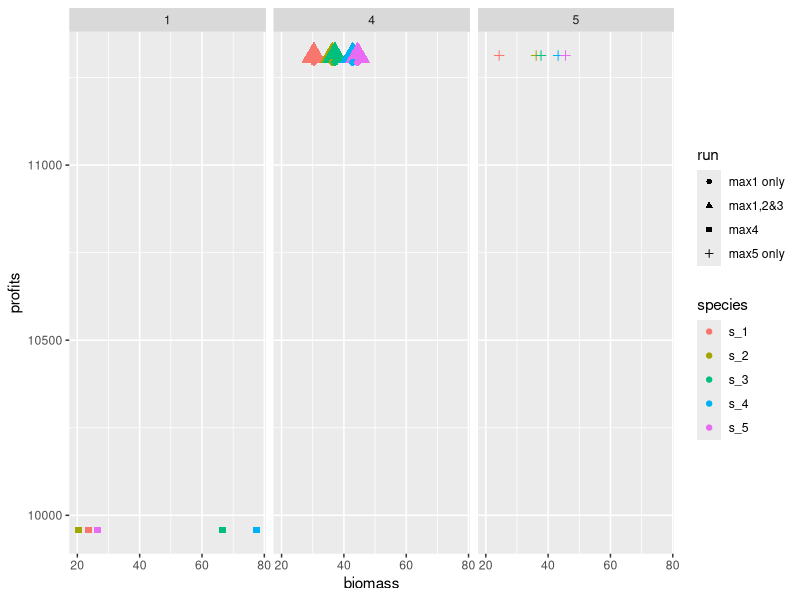

This chart was generated by the following R code: (Note: this script raises an error after producing the figure.)
## ---- chunk 1
knitr::opts_chunk$set(echo = TRUE)
library(tidyverse)
library(here)
## ---- chunk 2
five_basket_biomass <-  read_csv(here("working_model", "scratch", "optim", "data", "five_basket_biomass.csv"))
five_basket_profits <-  read_csv(here("working_model", "scratch", "optim", "data", "five_basket_profit.csv"))
four_basket_biomass <-  read_csv(here("working_model", "scratch", "optim", "data", "four_basket_biomass.csv"))
four_basket_profits <-  read_csv(here("working_model", "scratch", "optim", "data", "four_basket_profit.csv"))
three_basket_biomass <-  read_csv(here("working_model", "scratch", "optim", "data", "three_basket_biomass.csv"))
three_basket_profits <-  read_csv(here("working_model", "scratch", "optim", "data", "three_basket_profits.csv"))
two_basket_biomass <-  read_csv(here("working_model", "scratch", "optim", "data", "two_basket_biomass.csv"))
two_basket_profits <-  read_csv(here("working_model", "scratch", "optim", "data", "two_basket_profits.csv"))
one_basket_biomass <-  read_csv(here("working_model", "scratch", "optim", "data", "one_basket_biomass.csv"))
one_basket_profits <-  read_csv(here("working_model", "scratch", "optim", "data", "one_basket_profits.csv"))

max(five_basket_profits$profit)
max(four_basket_profits$V1)
max(three_basket_profits$V1)
max(two_basket_profits$V1) -max(one_basket_profits$profits)

five_basket_names <- five_basket_profits %>% 
  mutate(profits = profit,
         basket = 5) %>% 
  select(profits, basket)

four_basket_names <- four_basket_profits %>% 
  mutate(profits = V1,
         basket = 4) %>% 
  select(profits, basket)

three_basket_names <- three_basket_profits %>% 
  mutate(profits = V1,
         basket = 3) %>% 
  select(profits, basket)

two_basket_names <- two_basket_profits %>% 
  mutate(profits = V1,
         basket = 2) %>% 
  select(profits, basket)

colnames(one_basket_profits) <- "profits"

one_basket_names <- one_basket_profits %>% 
  mutate(basket = 1) %>% 
  select(profits, basket)

kat_one_both <- one_basket_biomass %>%
  merge(one_basket_names) %>% 
  unique()
kat_two_both <- two_basket_names %>%
  merge(two_basket_biomass) %>% 
  unique()
kat_three_both <- three_basket_names %>%
  merge(three_basket_biomass) %>% 
  unique()

kat_four_both <- four_basket_names %>%
  merge(four_basket_biomass) %>% 
  unique()

kat_five_both <- five_basket_names %>%
  merge(five_basket_biomass) %>% 
  unique()

kat_pivot_three <- kat_three_both %>% 
  group_by(profits) %>% 
  pivot_wider(names_from = species, values_from = biomass) %>% ungroup() 

kat_pivot_two <- kat_two_both %>% 
  group_by(profits) %>% 
  pivot_wider(names_from = species, values_from = biomass) %>% ungroup()

kat_pivot_four <- kat_four_both %>% 
  group_by(profits) %>% 
  pivot_wider(names_from = species, values_from = biomass) %>% ungroup()

kat_pivot_three<-kat_pivot_three[names(kat_one_both)]
kat_pivot_two<-kat_pivot_two[names(kat_one_both)]
kat_pivot_four<-kat_pivot_four[names(kat_one_both)]
kat_five_both<-kat_five_both[names(kat_one_both)]


# This is for all
full_df_kat_w <- rbind(kat_one_both,kat_pivot_two,kat_pivot_three,kat_pivot_four,kat_five_both)

full_df_kat <- rbind(kat_one_both,kat_pivot_two,kat_pivot_three,kat_pivot_four,kat_five_both) %>% 
  pivot_longer(cols = c(s_1:s_5), names_to = 'species', values_to = 'biomass')

kat_summary_pft <- full_df_kat  %>%
  arrange(-profits) %>% 
  head(15) %>% 
  pivot_wider(names_from = species, values_from = biomass) %>% 
  unique()

kat_sum_s1 <- full_df_kat_w %>% 
  arrange(-s_1) %>% 
  head(1)

kat_sum_s2 <- full_df_kat_w %>% 
  arrange(-s_2) %>% 
  head(1)

kat_sum_s3 <- full_df_kat_w %>% 
  arrange(-s_3) %>% 
  head(1)

kat_sum_s4 <- full_df_kat_w %>% 
  arrange(-s_4) %>% 
  head(1)

graphable_summ <- rbind(kat_summary_pft, kat_sum_s1, kat_sum_s2, kat_sum_s3, kat_sum_s4) %>%
  round(3) %>% 
  unique() %>%
  mutate(run = c('max5 only', 'max1,2&3', 'max1 only', 'max4')) %>%
  mutate(pftz = c('N', 'Y', 'N', 'N')) %>% 
  pivot_longer(cols = c(s_1:s_5), names_to = "species", values_to = "biomass")

## ---- chunk 3
#bio v pft

ggplot(graphable_summ, aes(x = biomass, y = profits, color = species, shape = run, size = pftz))+
  geom_point()+
  facet_wrap(~basket)+ guides(size=FALSE)

## ---- chunk 4
profit_plot <- ggplot(full_df, aes(x = profits, y = baskets)) +
  stat_boxplot(geom ="errorbar", aes(group = as_factor(baskets)),
               width = 0.2) +
  geom_boxplot(aes(group = as_factor(baskets)),
               width = 0.5, 
               fatten = 1) +
  geom_jitter(aes(x = profits, y = baskets, color = ),
             height = 0.1,
             size = 0.4,
             color = "firebrick",
             alpha = 0.5) +
  coord_flip()+
  theme_bw(base_size = 15) +
  expand_limits(x = 11500) +
  theme(#panel.grid = element_blank(),
        axis.ticks.length = unit(-0.05, "in"),
        axis.text.y = element_text(margin=unit(c(0.3,0.3,0.3,0.3), "cm")),
        axis.text.x = element_text(margin=unit(c(0.3,0.3,0.3,0.3), "cm")))+
  labs(x = "30 year net profits", y = "Number of baskets", title = "Net profits for every combination of quota baskets \n in a 5 species fishery")

profit_plot

ggsave(plot = profit_plot, filename = here("working_model", "scratch", "optim", "plots", "profit_plot.png"), device = "png")

# Do I believe our four basket results? Good question. 
## ---- chunk 5

five_basket_bm2 <- five_basket_biomass %>% 
  pivot_longer(everything(), names_to = "species", values_to = "biomass") %>% 
  mutate(baskets = 5)

four_basket_bm2 <- four_basket_biomass %>% 
  mutate(baskets = 4)

three_basket_bm2 <- three_basket_biomass %>% 
  mutate(baskets = 3)

two_basket_b2 <- two_basket_biomass %>% 
  mutate(baskets = 2)

one_basket_bm2 <- one_basket_biomass %>% 
  pivot_longer(everything(), names_to = "species", values_to = "biomass") %>% 
  mutate(baskets = 1)

full_biomass <- five_basket_bm2 %>% 
  full_join(four_basket_bm2) %>% 
  full_join(three_basket_bm2) %>% 
  full_join(two_basket_b2) %>% 
  full_join(one_basket_bm2)
## ---- chunk 6

species_labs = c(s_1 = "Species 1", s_2 = "Species 2", s_3 = "Species 3", s_4 = "Species 4", s_5 = "Species 5")

  
biomass_plot <- ggplot(data = full_biomass) +
  stat_boxplot(geom ="errorbar", aes(x = as_factor(baskets), y = biomass, color =as_factor(baskets)),
                size = 0.2) +
  geom_boxplot(aes(x = as_factor(baskets), y = biomass, color = as_factor(baskets), fill = as_factor(baskets)), 
               size = 0.5,
               outlier.shape = 21,
               outlier.size = 0.5) +
  facet_grid(~species, 
             labeller = labeller(species = species_labs)) +
  theme_bw() +
  scale_discrete_manual(aesthetics = "fill", values = c("black", "firebrick2", "orange", "burlywood", "black")) +
  scale_discrete_manual(aesthetics = "color", values = c("black", "firebrick4", "orange4", "burlywood4", "black")) +
  # scale_x_discrete(labels = c("Species 1", "Species 2", "Species 3", "Species 4", "Species 5")) +
  theme(panel.grid = element_blank(),
   strip.background = element_rect(fill="white"),
        axis.ticks.length = unit(-0.05, "in"),
        axis.text.y = element_text(margin=unit(c(0.3,0.3,0.3,0.3), "cm")),
        axis.text.x = element_text(margin=unit(c(0.3,0.3,0.3,0.3), "cm")),
        legend.position = "none") +
  labs(x = "Number of baskets", y = "Year 30 biomass", fill = "Number of \nBaskets", color = "Number of \nBaskets",
       title = "Boxplot of year 30 biomasses for each species for every basket combination \nin a 5 speicies fishery") +
  expand_limits(y = 0)
  
biomass_plot


ggsave(plot = biomass_plot, filename = here("working_model", "scratch", "optim", "plots", "biomass_plot.png"), device = "png")
